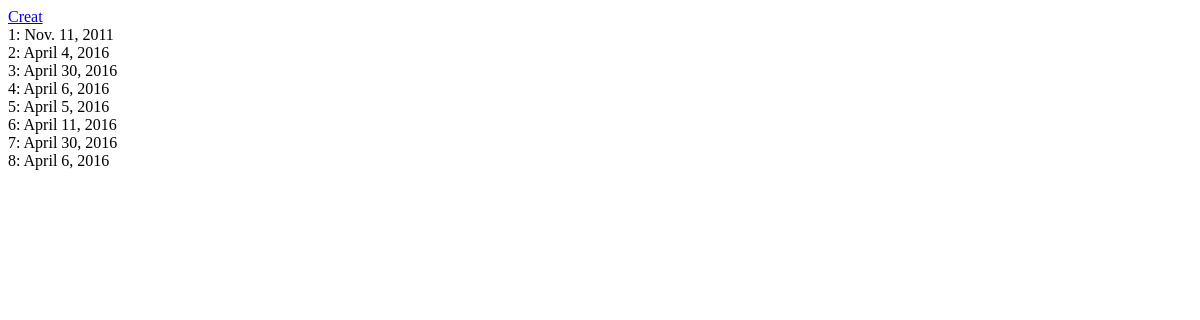
The page / on the database its author committed.
### demo/models.py (models this page shows, shortened)
class Demo(models.Model):
    date = models.DateField()
    char = models.CharField(max_length=16, choices=CHAR_CHOICES)

### demo/views.py (the view)
# urls.py: url(r'^$', DemoListView.as_view(), name='demo_list', ),
class DemoListView(ListView):
    model = Demo

### demo/templates/demo/demo_list.html (shortened to what this page needs)
{% load static %}
<!DOCTYPE html>
<html>
<head>
<link rel="stylesheet" href="{% static 'jquery-ui.min.css' %}" />
</head>
<body>
<a href='{% url "demo_create" %}'>Creat</a>
<br />
{% for demo in object_list %}
    {{ demo.id }}: {{ demo.date }} <br />
{% endfor %}
</body>
</html>

### rows shown on the page
Demo: id "1", date "Nov. 11, 2011"
Demo: id "2", date "April 4, 2016"
Demo: id "3", date "April 30, 2016"
Demo: id "4", date "April 6, 2016"
Demo: id "5", date "April 5, 2016"
Demo: id "6", date "April 11, 2016"
Demo: id "7", date "April 30, 2016"
Demo: id "8", date "April 6, 2016"
